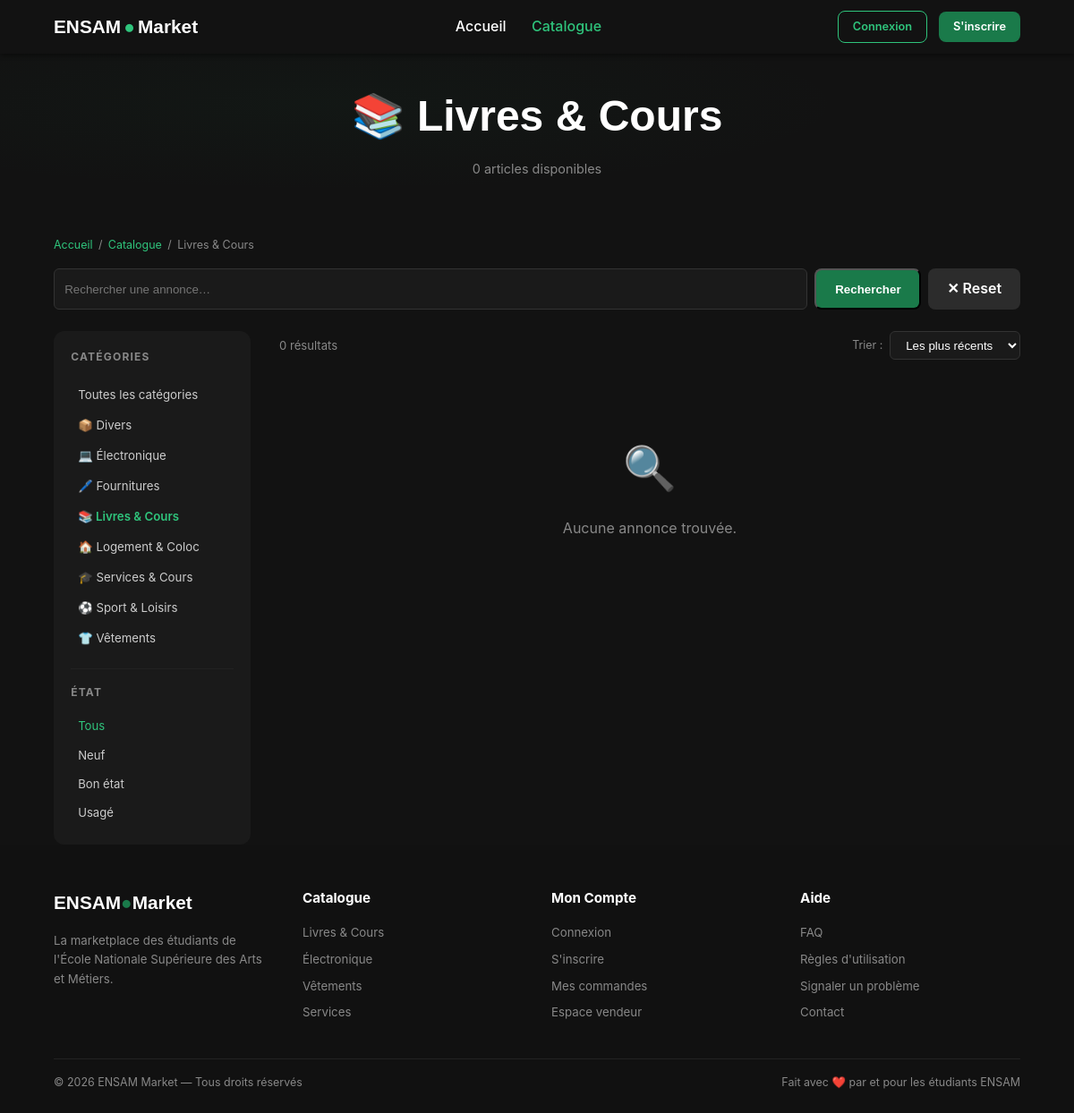
Page /shop.php?cat=livres on the committed database.
### tables this page shows
CREATE TABLE categories (
  id    INT AUTO_INCREMENT PRIMARY KEY,
  name  VARCHAR(100) NOT NULL,
  slug  VARCHAR(100) NOT NULL UNIQUE,
  icon  VARCHAR(50)
);

### includes/functions.php (called while the page is built, shortened)
<?php
function e(string $str): string {
    return htmlspecialchars($str, ENT_QUOTES, 'UTF-8');
}
function sanitize(string $str): string {
    return trim(strip_tags($str));
}

### shop.php (the view, shortened to what this page needs)
<?php
require_once __DIR__ . '/includes/db.php';
require_once __DIR__ . '/includes/functions.php';
$catSlug   = sanitize($_GET['cat']   ?? '');
$sortBy    = sanitize($_GET['sort']  ?? 'new');
$search    = sanitize($_GET['q']     ?? '');
$condition = sanitize($_GET['cond']  ?? '');
$page      = max(1,(int)($_GET['page'] ?? 1));
$perPage   = 12;
$categories = $pdo->query("SELECT * FROM categories ORDER BY name")->fetchAll();
$currentCat = null;
if ($catSlug) {
    foreach ($categories as $c) { if ($c['slug'] === $catSlug) { $currentCat = $c; break; } }
}
$where  = ["p.status = 'active'"];
$params = [];
if ($currentCat) { $where[] = "p.category_id = ?"; $params[] = $currentCat['id']; }
$whereStr = 'WHERE ' . implode(' AND ', $where);
$orderStr = match($sortBy) {
    'price_asc'  => 'p.price ASC',
    'price_desc' => 'p.price DESC',
    'popular'    => 'p.views DESC',
    default      => 'p.created_at DESC',
};
$countStmt = $pdo->prepare("SELECT COUNT(*) FROM products p $whereStr");
$countStmt->execute($params);
$total    = (int)$countStmt->fetchColumn();
$offset   = ($page - 1) * $perPage;
$stmt = $pdo->prepare("
    SELECT p.*, c.name AS cat_name, c.slug AS cat_slug,
           u.nom, u.prenom, u.filiere
    FROM products p
    LEFT JOIN categories c ON c.id = p.category_id
    LEFT JOIN users u ON u.id = p.seller_id
    $whereStr
    ORDER BY $orderStr
    LIMIT $perPage OFFSET $offset
");
$stmt->execute($params);
$products = $stmt->fetchAll();
include 'includes/header.php';
?>
<!DOCTYPE html>
<html lang="en">
<head>
  <link rel="stylesheet" href="assets/css/style.css">
</body>
</html>
<div class="page-hero">
  <div class="container">
    <h1><?= $currentCat ? e($currentCat['icon'].' '.$currentCat['name']) : '🛍 Catalogue' ?></h1>
    <p><?= $total ?> article<?= $total!=1?'s':'' ?> disponible<?= $total!=1?'s':'' ?></p>
  </div>
</div>
<div class="page-wrap" style="padding-top:2rem;">
  <div class="container">
    <nav class="breadcrumb">
      <a href="/">Accueil</a><span class="sep">/</span>
      <a href="/shop.php">Catalogue</a>
      <?php if ($currentCat): ?><span class="sep">/</span><span><?= e($currentCat['name']) ?></span><?php endif; ?>
    </nav>
    <form method="get" action="/shop.php" style="margin-bottom:1.5rem;">
      <div style="display:flex;gap:.5rem;">
        <input class="form-control" type="text" name="q" value="<?= e($search) ?>" placeholder="Rechercher une annonce…" style="flex:1;"/>
        <button type="submit" class="btn btn-primary">Rechercher</button>
        <?php if ($search || $catSlug || $condition): ?>
        <a href="/shop.php" class="btn btn-secondary">✕ Reset</a>
        <?php endif; ?>
      </div>
    </form>
    <div style="display:flex;gap:2rem;align-items:flex-start;">
      <aside style="width:220px;flex-shrink:0;position:sticky;top:calc(var(--nav-h)+1rem);">
        <div class="card" style="padding:1.2rem;">
          <h3 style="font-size:.75rem;text-transform:uppercase;letter-spacing:.1em;color:var(--muted);margin-bottom:1rem;">Catégories</h3>
          <a href="/shop.php<?= $search ? '?q='.urlencode($search) : '' ?>" style="display:block;padding:.4rem .5rem;font-size:.83rem;border-radius:6px;color:<?= !$catSlug?'var(--green-lt)':'var(--text)' ?>;font-weight:<?= !$catSlug?'600':'400' ?>;">Toutes les catégories</a>
          <?php foreach ($categories as $cat): ?>
          <a href="/shop.php?cat=<?= e($cat['slug']) ?><?= $search ? '&q='.urlencode($search) : '' ?>" style="display:flex;align-items:center;gap:.5rem;padding:.4rem .5rem;font-size:.83rem;border-radius:6px;color:<?= $catSlug===$cat['slug']?'var(--green-lt)':'var(--text)' ?>;font-weight:<?= $catSlug===$cat['slug']?'600':'400' ?>;">
            <?= $cat['icon'] ?> <?= e($cat['name']) ?>
          </a>
          <?php endforeach; ?>
          <hr class="divider" />
          <h3 style="font-size:.75rem;text-transform:uppercase;letter-spacing:.1em;color:var(--muted);margin-bottom:.8rem;">État</h3>
          <?php foreach ([''=>'Tous','neuf'=>'Neuf','bon_etat'=>'Bon état','usage'=>'Usagé'] as $val => $label): ?>
          <a href="?<?= http_build_query(array_merge($_GET, ['cond'=>$val,'page'=>1])) ?>" style="display:block;padding:.35rem .5rem;font-size:.82rem;border-radius:6px;color:<?= $condition===$val?'var(--green-lt)':'var(--text)' ?>;">
            <?= $label ?>
          </a>
          <?php endforeach; ?>
        </div>
      </aside>
      <div style="flex:1;min-width:0;">
        <div style="display:flex;justify-content:space-between;align-items:center;margin-bottom:1.2rem;flex-wrap:wrap;gap:.8rem;">
          <span style="font-size:.82rem;color:var(--muted);"><?= $total ?> résultat<?= $total!=1?'s':'' ?></span>
          <form method="get" style="display:flex;align-items:center;gap:.5rem;">
            <span style="font-size:.78rem;color:var(--muted);">Trier :</span>
            <select class="form-control" name="sort" style="width:auto;padding:.4rem .8rem;" onchange="this.form.submit()">
              <option value="new"        <?= $sortBy==='new'        ? 'selected':'' ?>>Les plus récents</option>
            </select>
          </form>
        </div>
        <?php if (empty($products)): ?>
        <div style="text-align:center;padding:4rem;color:var(--muted);">
          <div style="font-size:3rem;margin-bottom:1rem;">🔍</div>
          <p>Aucune annonce trouvée.</p>
        </div>
        <?php endif; ?>
      </div>
    </div>
  </div>
</div>
</head>
<body>
<?php include 'includes/footer.php'; ?>

### assets/css/style.css (style rules this page uses)
:root { --green: #1a7a4a; --green-lt: #2fc47c; --white: #ffffff; --text: #cccccc; --muted: #888888; --deep: #121212; --light: #f5f5f5; --font-head: 'Poppins', sans-serif; --font-body: 'Inter', sans-serif; --nav-h: 60px; }
* { margin: 0; padding: 0; box-sizing: border-box; }
body { font-family: var(--font-body); background-color: var(--deep); color: var(--text); line-height: 1.6; }
a { text-decoration: none; color: inherit; }
.container { width: 90%; max-width: 1200px; margin: 0 auto; }
.btn { display: inline-block; padding: 0.65rem 1.3rem; border-radius: 8px; font-weight: 600; transition: all 0.3s ease; cursor: pointer; text-align: center; }
.btn-primary { background-color: var(--green); color: var(--white); }
.btn-secondary { background-color: #2c2c2c; color: var(--white); }
.page-hero { background: radial-gradient(ellipse 70% 60% at 30% 50%, rgba(26,122,74,.05) 0%, transparent 70%); padding: calc(var(--nav-h) + 2rem) 0 2rem; color: var(--white); text-align: center; }
.page-hero h1 { font-family: var(--font-head); font-size: clamp(2rem, 6vw, 3rem); font-weight: 800; margin-bottom: 0.5rem; }
.page-hero p { font-size: 0.9rem; color: var(--muted); }
.breadcrumb { display: flex; align-items: center; gap: 0.4rem; font-size: 0.78rem; margin-bottom: 1rem; color: var(--muted); }
.breadcrumb a { color: var(--green-lt); transition: color 0.3s; }
.breadcrumb .sep { color: var(--muted); }
.page-wrap aside .card { background: #1a1a1a; border-radius: 12px; padding: 1rem; }
.page-wrap aside a { display: block; padding: 0.35rem 0.5rem; border-radius: 6px; font-size: 0.82rem; color: var(--text); transition: background 0.3s, color 0.3s; }
.page-wrap aside h3 { font-size: 0.75rem; text-transform: uppercase; letter-spacing: 0.1em; color: var(--muted); margin-bottom: 0.8rem; }
.divider { border: 0; border-top: 1px solid #222; margin: 1rem 0; }
.form-control { background: #1a1a1a; border: 1px solid #333; border-radius: 6px; padding: 0.45rem 0.7rem; color: var(--white); }

### rows in the picture
categories: icon+name "📚 Livres & Cours", name "Livres & Cours", icon "📚"
categories: icon "📦", name "Divers"
categories: icon "💻", name "Électronique"
categories: icon "🖊️", name "Fournitures"
categories: icon "🏠", name "Logement & Coloc"
categories: icon "🎓", name "Services & Cours"
categories: icon "⚽", name "Sport & Loisirs"
categories: icon "👕", name "Vêtements"

### other values in the picture
$total "0"
$label "Tous"
$label "Neuf"
$label "Bon état"
$label "Usagé"
